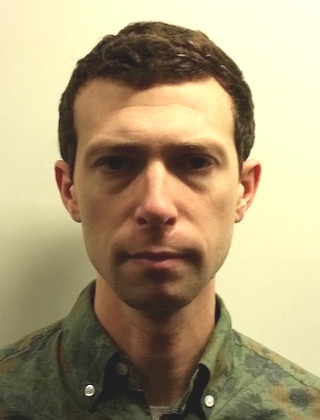
%> input picture data/me-small.jpg, 320 x 420 px
$ octave --eval "processImage(imread('data/me-small.jpg'));"   (GNU Octave 9; MATLAB toolbox functions it lacks are replaced by stand-ins)
%> lines starting %> are read from the running program, lines starting %| are printed output that depends on the picture; in (x1, y1, x2, y2) boxes, pixels count from 0 and x2, y2 are one past the last pixel; in counts of white or black regions, pixels touching at a corner belong together; the program's own positions count from 1
### anms.m
function [y, x, rmax] = anms(cimg, max_pts)
%ANMS Filter out corners

cimg(cimg<0.002*max(max(cimg))) = 0;
corner_peaks = imregionalmax(cimg);
cImg = cimg .* corner_peaks;
[Y,X,V] = find(cImg);
corners = zeros(size(Y,1),3);

p = 1;

for i = 1:size(Y)
    [a,b] = find(cImg > V(i));
    try
        [k,d] = dsearchn([a,b],[Y(i),X(i)]);
        if d ~= 0
            corners(p,:) = [d,Y(i),X(i)];
            p = p + 1;
        end
    catch
    end

end

[~,S] = sort( corners,1,'descend');
x = corners(S(1:max_pts),3);
y = corners(S(1:max_pts),2);
rmax = corners(S(max_pts),1);


end

### processImage.m
function processImage( I )
%PROCESSIMAGE Summary of this function goes here
%   Detailed explanation goes here

grayImage = im2double(rgb2gray(I));
cornerImage = cornermetric(grayImage);

[y,x,rmax] = anms(cornerImage, 85);
hold on;
plot(x,y,'ro');

end
%> in processImage, `grayImage = im2double(rgb2gray(I));`:
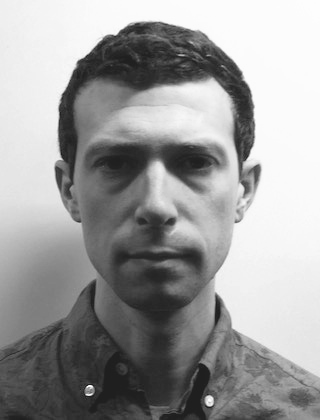
%> grayImage: size 420x320 double; min 0.102, max 0.996, mean 0.614
%> in anms, `corner_peaks = imregionalmax(cimg);`:
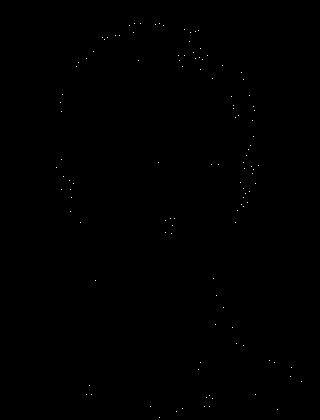
%> corner_peaks: size 420x320 logical; 0.09% white in thin lines or dots, all inside (x1, y1, x2, y2) = (56, 23, 302, 418)
%> in anms, `[Y,X,V] = find(cImg);`: Y = 118 values from 24 to 418; X = 118 values from 57 to 302; V = 118 values from 3.71e-05 to 0.0183
%> the loop in anms, `for i = 1:size(Y)` made 118 passes
%> (a, b, k, d) on passes 4, 17, 19, 25, 45: ([395; 386; 395; 36; 407], [87; 90; 92; 116; 210], 4, 135.2), (386, 90, 1, 9.49), ([395; 386], [87; 90], 1, 5), ([395; 386; 395], [87; 90; 92], 2, 351), ([160; 395; 386; 395; 36; 396; 407; 223; 166], [62; 87; 90; 92; 116; 210; 210; 236; 259], 5, 66.1)
%> (k, d) on passes 1, 2, 3, 5, 6, 7: (1, 9.43), (3, 43.86), (2, 9.06), (6, 9), (2, 8.25), (7, 7.21)
%> after the loop in anms, `for i = 1:size(Y)`: corners = 118 rows, first 12: [9.43 168 57; 43.86 103 61; 9.06 112 62; 135.2 160 62; 9 190 62; 8.25 95 63; 7.21 177 64; 5 181 70; 26.08 190 71; 14.04 212 71; 8.06 198 72; 6.71 184 74]; p = 118
%> in anms, `[~,S] = sort( corners,1,'descend');`: S = 118 rows, first 12: [24 35 117; 111 43 116; 4 114 115; 66 47 114; 117 31 113; 72 62 112; 88 66 111; 44 69 109; 15 63 110; 81 65 108; 42 17 105; 20 18 106]
%> in anms, `x = corners(S(1:max_pts),3);`: x = 85 values, max 302 at index 5, min 57 at index 61, mean 185.6
%> in anms, `y = corners(S(1:max_pts),2);`: y = 85 values, max 418 at index 44, min 24 at index 28, mean 190.2
%> in anms, `rmax = corners(S(max_pts),1);`: rmax = 6.08
%> `processImage(imread('data/me-small.jpg'));`:
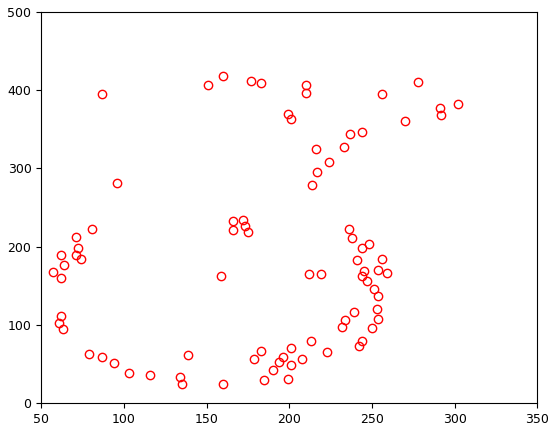
%> figure redrawn from the program's plot data
